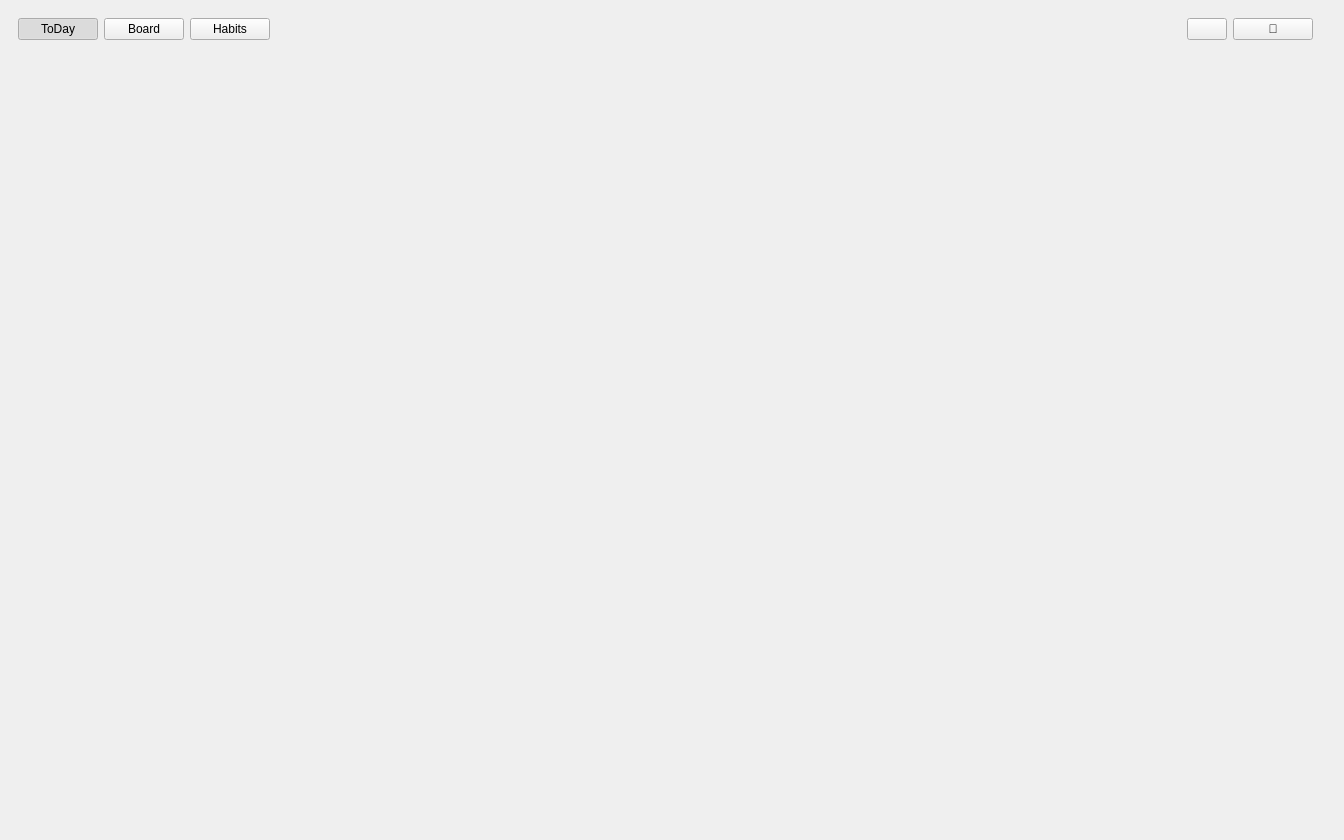
<?xml version="1.0" encoding="UTF-8"?>
<ui version="4.0">
 <class>MainWindow</class>
 <widget class="QMainWindow" name="MainWindow">
  <property name="windowTitle">
   <string>ToDo Planner 📃</string>
  </property>
  <property name="minimumSize">
   <size>
    <width>1344</width>
    <height>840</height>
   </size>
  </property>
  <widget class="QWidget" name="centralwidget">
   <layout class="QVBoxLayout" name="mainLayout">
    <!-- 1) Сам QTabWidget с вертикальными вкладками -->
<item>
    <widget class="QWidget" name="tabBarWidget">
      <layout class="QHBoxLayout" name="tabBarLayout">
        <item>
          <widget class="QPushButton" name="tabToday">
            <property name="text"><string>ToDay</string></property>
            <property name="checkable"><bool>true</bool></property>
            <property name="checked"><bool>true</bool></property>
          </widget>
        </item>
        <item>
          <widget class="QPushButton" name="tabBoard">
            <property name="text"><string>Board</string></property>
            <property name="checkable"><bool>true</bool></property>
          </widget>
        </item>
        <item>
          <widget class="QPushButton" name="tabHabits">
            <property name="text"><string>Habits</string></property>
            <property name="checkable"><bool>true</bool></property>
          </widget>
        </item>
          <item>
          <widget class="QWidget" name="tabSpacer">
            <property name="sizePolicy">
              <sizepolicy hsizetype="Expanding" vsizetype="Fixed">
                <horstretch>0</horstretch>
                <verstretch>0</verstretch>
              </sizepolicy>
            </property>
          </widget>
        </item>
        <item>
          <widget class="QPushButton" name="settingsButton">
            <property name="toolTip">
              <string>Settings</string>
            </property>
          </widget>
        </item>
        <item>
          <widget class="QPushButton" name="themeToggleButton">
            <property name="text"><string>🌙</string></property>
          </widget>
        </item>
        <item>
          <widget class="QLabel" name="versionLabel">
            <property name="text">
              <string></string>
            </property>
            <property name="alignment">
              <set>Qt::AlignCenter</set>
            </property>
            <property name="styleSheet">
              <string>color: #888888;</string>
            </property>
          </widget>
        </item>
      </layout>
    </widget>
  </item>

  <item>
    <widget class="QStackedWidget" name="stackedWidget">
      <widget class="QWidget" name="today_page"/>
      <widget class="QWidget" name="board_page"/>
      <widget class="QWidget" name="habits_page"/>
    </widget>
  </item>
   </layout>
  </widget>
 </widget>
 <resources/>
 <connections/>
</ui>
